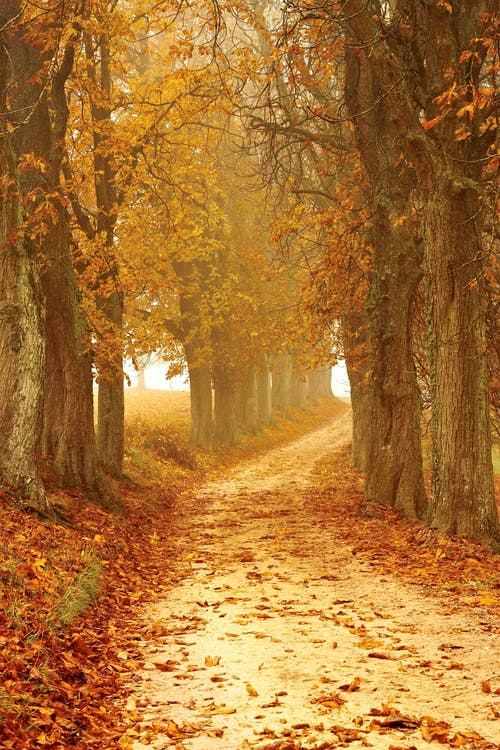
#> input picture Images/img1.jpeg, 500 x 750 px
$ python colorchannels.py
#> lines starting #> are read from the running program, lines starting #| are printed output that depends on the picture
import cv2 as cv


img=cv.imread('Images/img1.jpeg')
#> img is the input picture: shape (750, 500, 3); mean B, G, R 50.8, 115.2, 170.8
cv.imshow('Image',img)
b,g,r=cv.split(img)
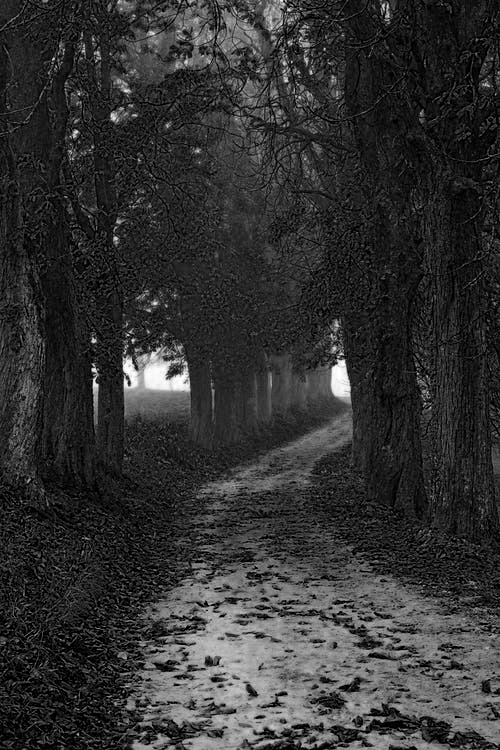
#> b: shape (750, 500); min 0, max 255, mean 50.8
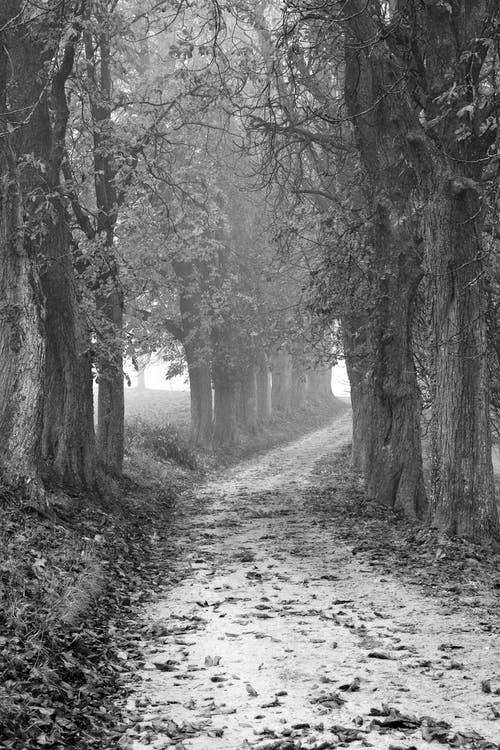
#> g: shape (750, 500); min 0, max 255, mean 115.2
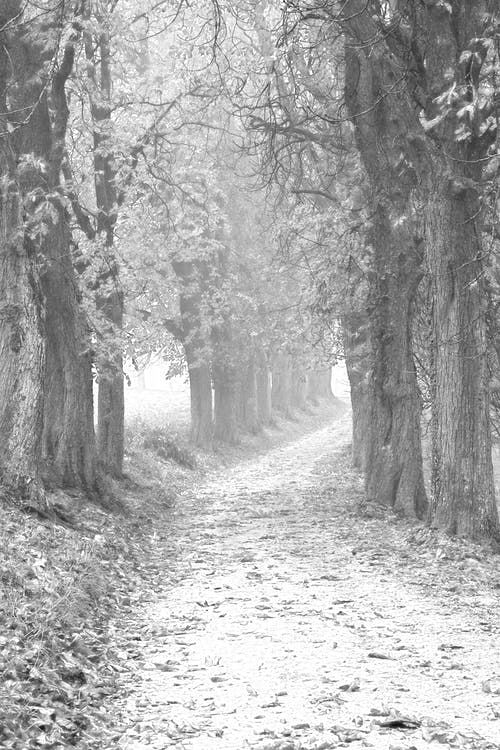
#> r: shape (750, 500); min 12, max 255, mean 170.8

cv.imshow('blue',b)
cv.imshow('green',g)
cv.imshow('red',r)

print(img.shape)
#| (750, 500, 3)
print(b.shape)
#| (750, 500)
print(g.shape)
#| (750, 500)
print(r.shape)
#| (750, 500)

merge=cv.merge([b,g,r])
cv.imshow('merged',merge)


cv.waitKey(0)

$ run again, with Images/face_0.jpg copied over Images/img1.jpeg
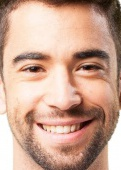
#> input picture Images/face_0.jpg, 121 x 170 px
#> img is the input picture: shape (170, 121, 3); mean B, G, R 146, 164.8, 202.3
#> `b,g,r=cv.split(img)`:
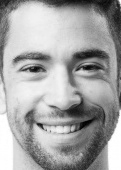
#> g: shape (170, 121); min 0, max 255, mean 164.8
#> `b,g,r=cv.split(img)`:
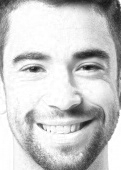
#> r: shape (170, 121); min 17, max 255, mean 202.3
#| (170, 121, 3)
#| (170, 121)
#| (170, 121)
#| (170, 121)

$ run again, with Images/face_1.jpg copied over Images/img1.jpeg
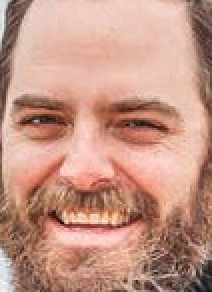
#> input picture Images/face_1.jpg, 106 x 146 px (shown 2 times larger)
#> img is the input picture: shape (146, 106, 3); mean B, G, R 133.1, 149.3, 196.3
#> `b,g,r=cv.split(img)`:
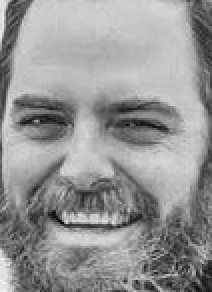
#> g: shape (146, 106) (shown 2 times larger); min 0, max 246, mean 149.3
#> `b,g,r=cv.split(img)`:
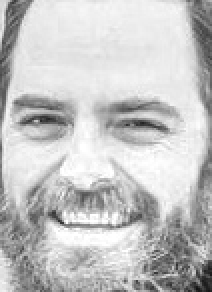
#> r: shape (146, 106) (shown 2 times larger); min 17, max 255, mean 196.3
#| (146, 106, 3)
#| (146, 106)
#| (146, 106)
#| (146, 106)

$ run again, with Images/face_10.jpg copied over Images/img1.jpeg
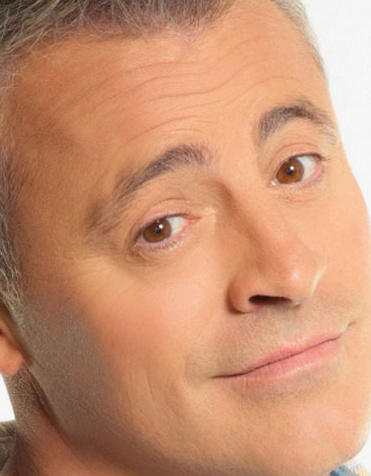
#> input picture Images/face_10.jpg, 371 x 476 px
#> img is the input picture: shape (476, 371, 3); mean B, G, R 113.3, 144, 198.4
#> `b,g,r=cv.split(img)`:
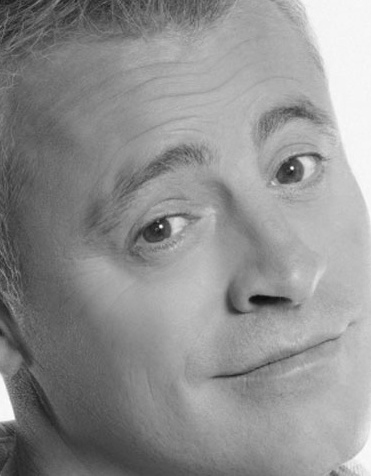
#> g: shape (476, 371); min 11, max 255, mean 144
#> `b,g,r=cv.split(img)`:
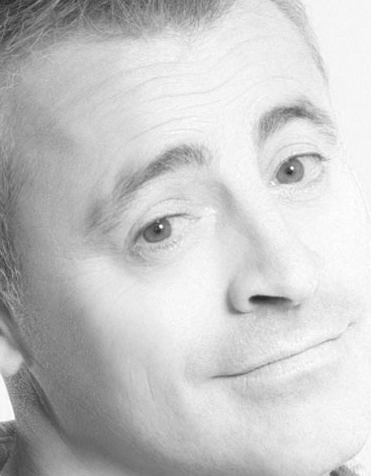
#> r: shape (476, 371); min 39, max 255, mean 198.4
#| (476, 371, 3)
#| (476, 371)
#| (476, 371)
#| (476, 371)
